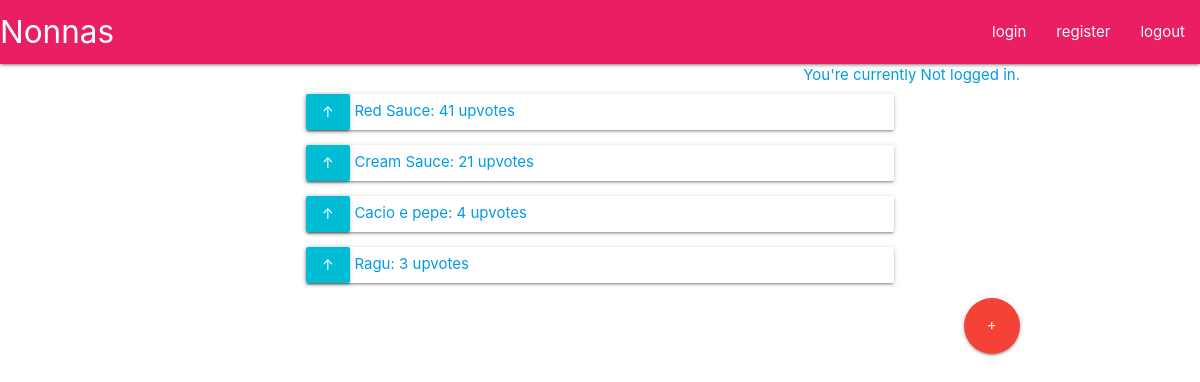
Page /nonnas/ on the earlier database version.
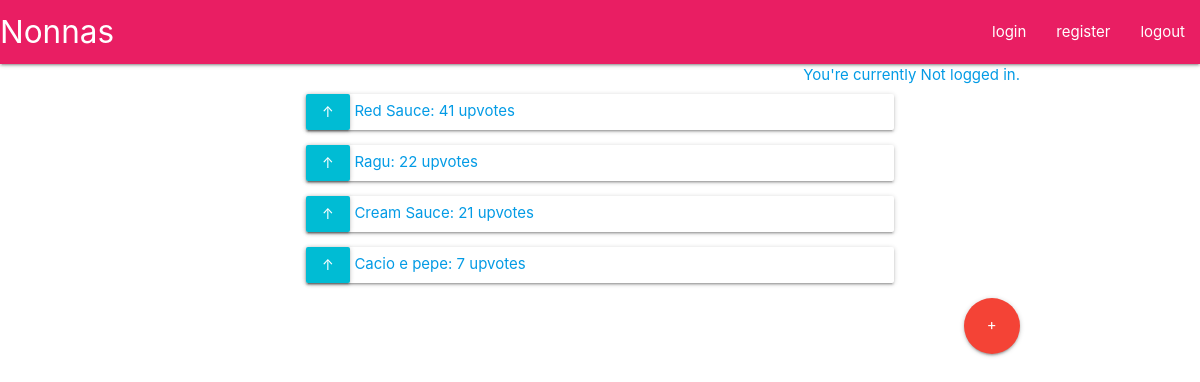
Same page on the later database version.
### nonnas/models.py (models this page shows, shortened)
class Post(models.Model):
    title = models.CharField(max_length=200)
    content = models.TextField()
    votes = models.IntegerField(default=1, editable=False)

### nonnas/views.py (the view)
# urls.py: path('', views.homepage, name="homepage"),
def homepage(request):
    if request.user.is_authenticated:
        user=request.user.username
    else:
        user="Not logged in."
    if request.method == 'POST':
        post = get_object_or_404(Post, pk=request.POST['post'])
        post.votes += 1
        post.save()
    post_list = list(Post.objects.all())
    post_list = sorted(post_list, key=lambda x: x.votes, reverse=True)
    context = {'post_list': post_list, 'user': user}
    return render(request, 'nonnas/homepage.html', context)

### nonnas/templates/nonnas/homepage.html (shortened to what this page needs)
{% extends 'nonnas/header.html' %}
{% block content %}
	<a class="right">You're currently {{ user }} </a>
	<br>
	<div class="container">
		{% for post in post_list %}
		<form action="" method="POST">
			<div class="card">
				<button type="submit" class="cyan waves-effect wave-light btn"  name="post" id="post"  value="{{ post.id }}">↑</button>
				<a href="/nonnas/{{ post.id }}/"> {{ post.title }}: {{ post.votes }} upvotes</a>
			</div>
		</form>
		{% endfor %}
	</div>
	<a href="/nonnas/new_post/" class="btn-floating btn-large waves-effect waves-light red right">+</a>
{% endblock %}

Differences in the rows shown:
changed Post "Ragu": votes "3" → "22"; moves up the list
changed Post "Cacio e pepe": votes "4" → "7"
